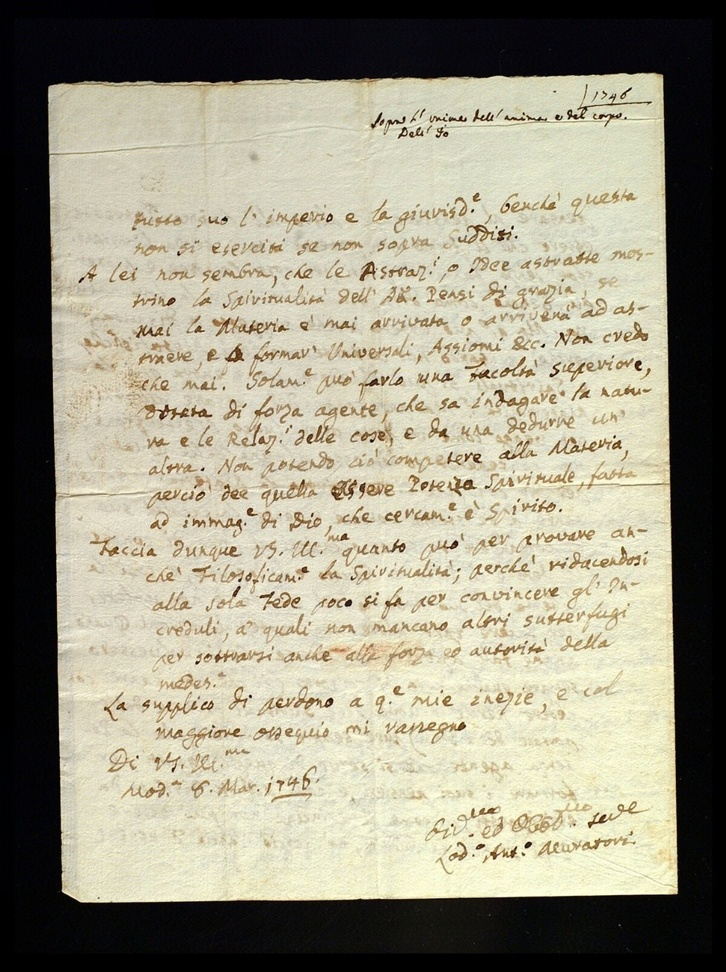
#> input picture paper/113.jpg, 726 x 972 px, shrunk from 955 x 1280 before the run, found by its file name
$ python combine.py
#> lines starting #> are read from the running program, lines starting #| are printed output that depends on the picture
import cv2
import numpy as np
import matplotlib.pyplot as plt
# Load an image
image = cv2.imread('D:/project on filter/paper/113.jpg')
#> image is the input picture: shape (972, 726, 3); mean B, G, R 132.3, 151.2, 155.7

blurred_image = cv2.GaussianBlur(image, (5, 5), 0)

# Calculate the sharpened image by subtracting the blurred image from the original
sharpened_image = cv2.addWeighted(image, 1.5, blurred_image, -0.7, 0)
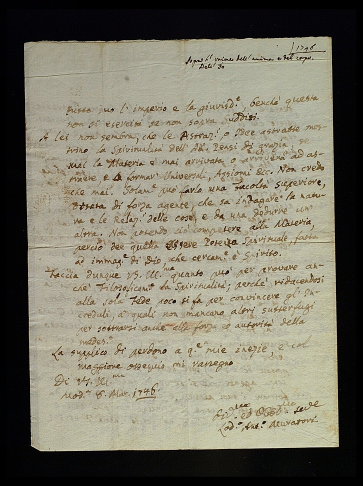
#> sharpened_image: shape (972, 726, 3) (shown at 1/2 size); mean B, G, R 106, 121.1, 124.7

# Apply Bilateral filter
blurred_image = cv2.bilateralFilter(
    sharpened_image, 15, 100, 100)  # was 65 , 65
image2 = blurred_image
# Reshape the image to a 2D array of pixels
pixels = image2.reshape((-1, 3))

# Convert to float32 for K-means clustering
pixels = np.float32(pixels)

# Define the number of clusters (segments) you want
num_clusters = 3  # was 5

# Apply K-means clustering
criteria = (cv2.TERM_CRITERIA_EPS + cv2.TERM_CRITERIA_MAX_ITER, 100, 0.2)
_, labels, centers = cv2.kmeans(
    pixels, num_clusters, None, criteria, 10, cv2.KMEANS_RANDOM_CENTERS)
#> centers = [[153.5, 174.7, 178.7], [5.03, 4.28, 4.78], [75.46, 101.7, 115.7]]

# Convert the centers back to uint8
centers = np.uint8(centers)
#> centers = [[153, 174, 178], [5, 4, 4], [75, 101, 115]]

# Assign each pixel to one of the clusters
segmented_image = centers[labels.flatten()].reshape((image.shape))
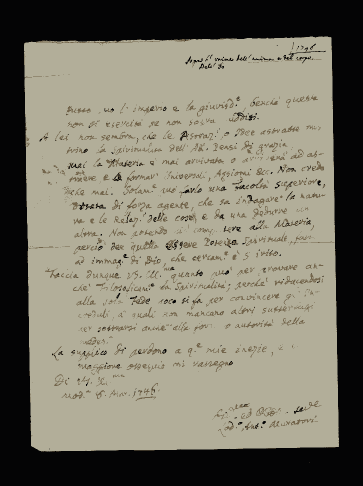
#> segmented_image: shape (972, 726, 3) (shown at 1/2 size); mean B, G, R 106.2, 121.1, 124.4
cv2.imwrite('thekmean.jpg', segmented_image )


threshold_value = 90
mask = np.where(segmented_image > threshold_value,  255, 0).astype(np.uint8)
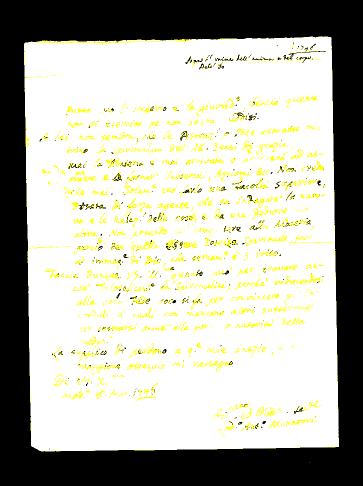
#> mask: shape (972, 726, 3) (shown at 1/2 size); mean B, G, R 168.7, 180.8, 180.8

contrast = 1.5  # was 1.5
brightness = 16  # was 10
adjusted_image = cv2.convertScaleAbs(segmented_image , alpha=contrast, beta=brightness)
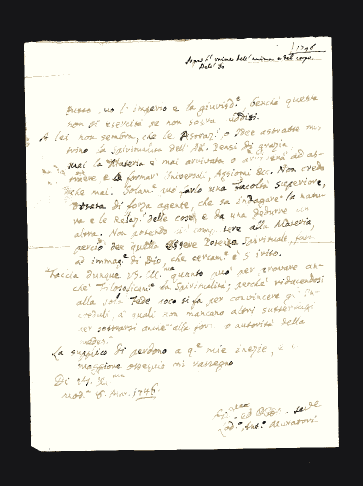
#> adjusted_image: shape (972, 726, 3) (shown at 1/2 size); mean B, G, R 175.8, 183.1, 184


# adjusted_image = cv2.convertScaleAbs(mask, alpha=contrast, beta=brightness)

blurred_image11 = cv2.GaussianBlur(mask, (5,5), 0)
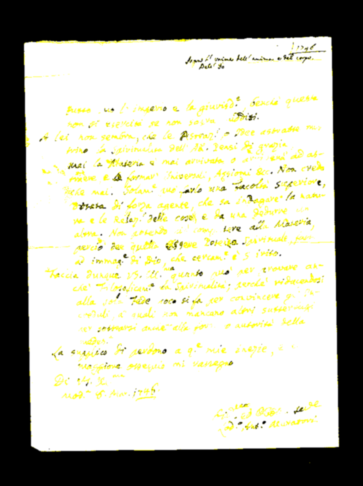
#> blurred_image11: shape (972, 726, 3) (shown at 1/2 size); mean B, G, R 168.7, 180.8, 180.8
sharpened_image11 = cv2.addWeighted(mask, 3.0, blurred_image11, -0.7,0 )
# Save the segmented image

blurred_image111 = cv2.GaussianBlur(sharpened_image11, (5,5), 0)
sharpened_image111 = cv2.addWeighted(sharpened_image11, 3.0, blurred_image111, -0.7,0 )


cv2.imwrite('113a.jpg', sharpened_image111)


display = [image, sharpened_image111]
label = ['Original Image', 'Mask']
# Save the segmented image
#cv2.imwrite('segmented_image.jpg', segmented_image)


fig = plt.figure(figsize=(12, 10))

for i in range(len(display)):
    fig.add_subplot(1, 2, i+1)
    # Convert BGR to RGB for matplotlib
    plt.imshow(cv2.cvtColor(display[i], cv2.COLOR_BGR2RGB))
    plt.title(label[i])
#> this loop made 2 passes

plt.show()
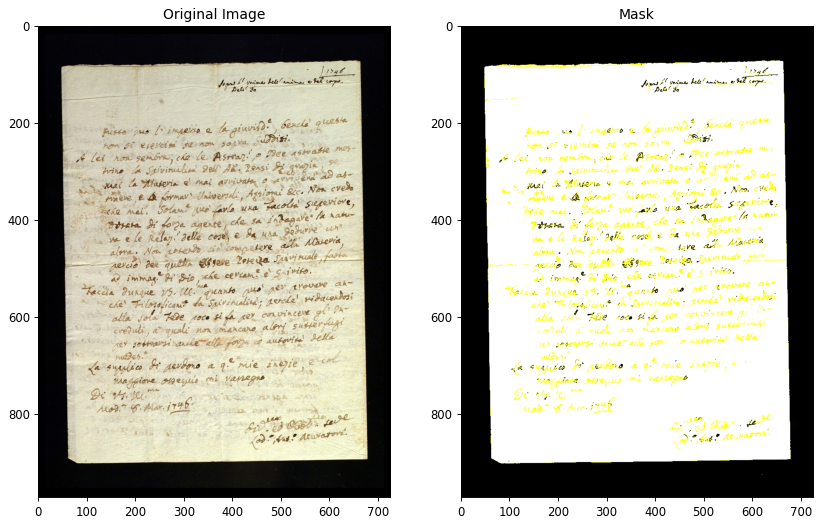
#> figure drawn by matplotlib, 2 panels


cv2.waitKey(0)
cv2.destroyAllWindows()


# [30 lines of commented-out code are left out]

$ run again, with paper/1.jpg copied over paper/113.jpg
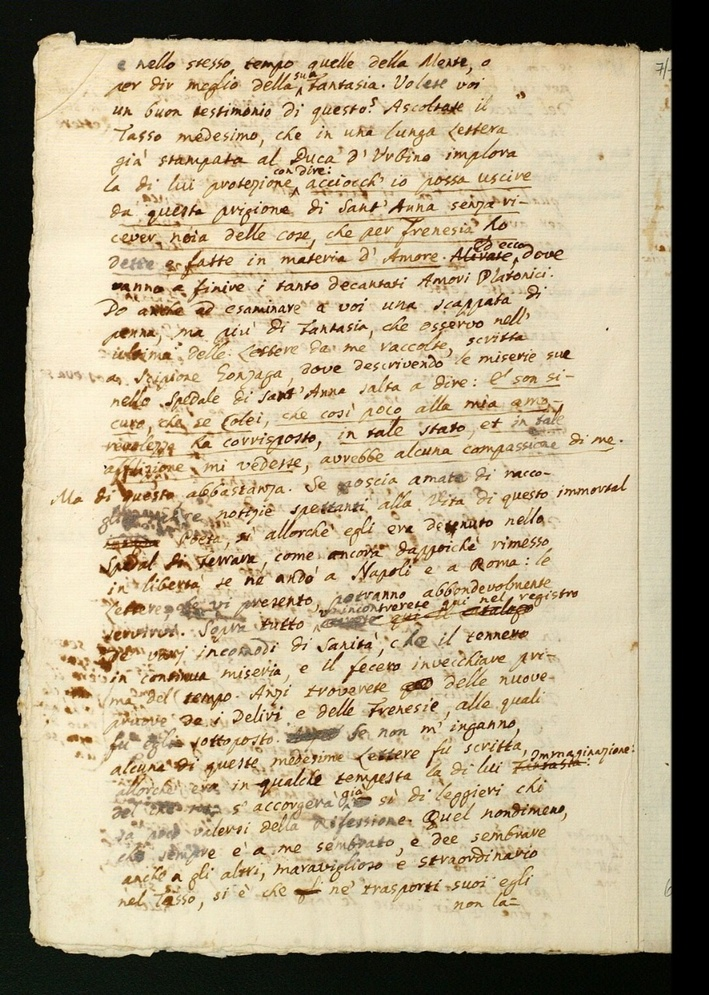
#> input picture paper/1.jpg, 709 x 995 px, shrunk from 913 x 1280 before the run, found by its file name
#> image is the input picture: shape (995, 709, 3); mean B, G, R 138.8, 167.3, 181.1
#> `sharpened_image = cv2.addWeighted(image, 1.5, blurred_image, -0.7, 0)`:
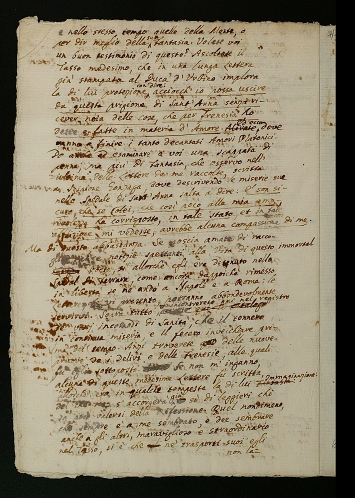
#> sharpened_image: shape (995, 709, 3) (shown at 1/2 size); mean B, G, R 111.7, 134.1, 145
#> `_, labels, centers = cv2.kmeans( pixels, num_clusters, None, criteria,..`: centers = [[59.18, 88.32, 109.7], [146.2, 172.6, 184.6], [5.98, 11.31, 13.74]]
#> `centers = np.uint8(centers)`: centers = [[59, 88, 109], [146, 172, 184], [5, 11, 13]]
#> the loop `for i in range(len(display)):` made 2 passes
#> `plt.show()`:
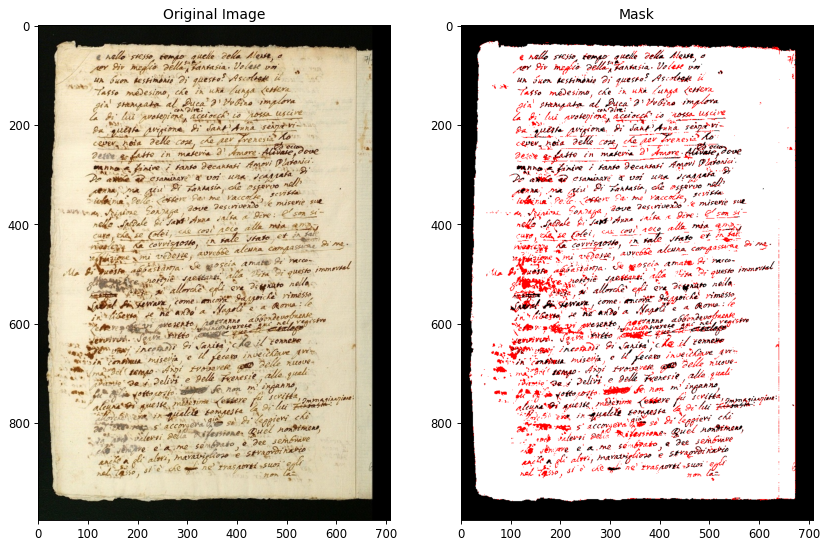
#> figure drawn by matplotlib, 2 panels

$ run again, with paper/10.jpg copied over paper/113.jpg
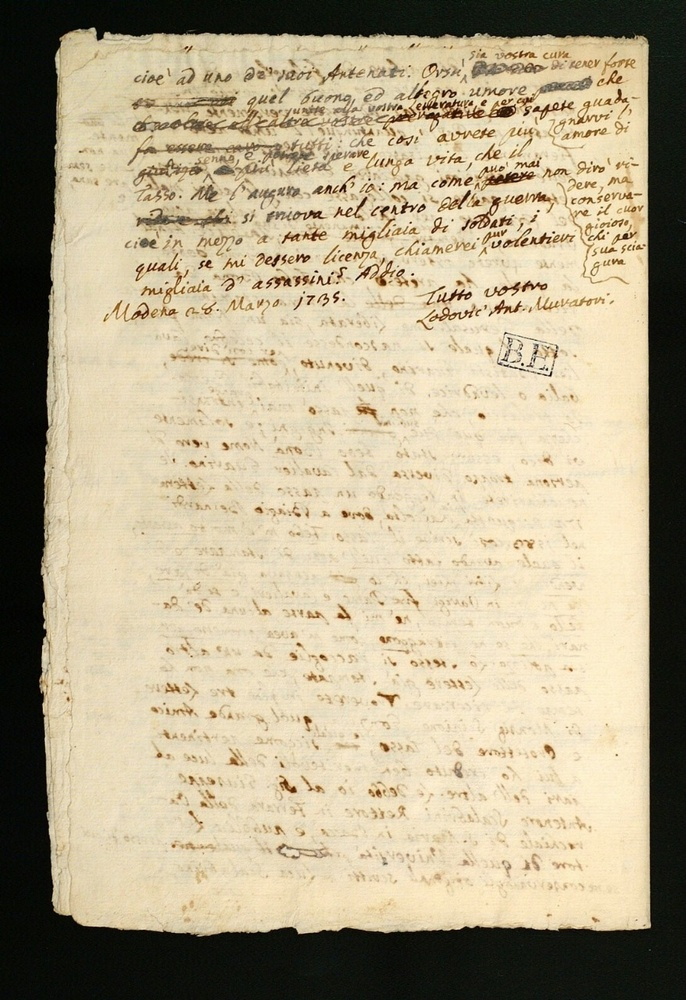
#> input picture paper/10.jpg, 686 x 1000 px, shrunk from 878 x 1280 before the run, found by its file name
#> image is the input picture: shape (1000, 686, 3); mean B, G, R 138.8, 166.7, 179
#> `sharpened_image = cv2.addWeighted(image, 1.5, blurred_image, -0.7, 0)`:
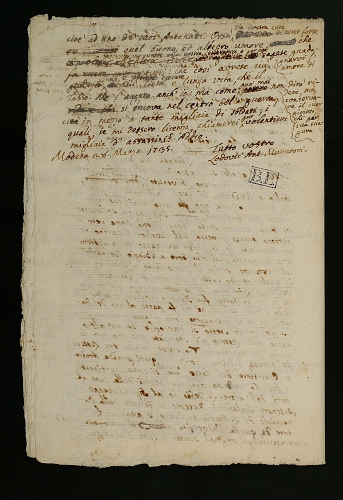
#> sharpened_image: shape (1000, 686, 3) (shown at 1/2 size); mean B, G, R 111.3, 133.4, 143.2
#> `_, labels, centers = cv2.kmeans( pixels, num_clusters, None, criteria,..`: centers = [[146.7, 174, 186.6], [67.09, 96.1, 114.2], [7.43, 12.13, 11.02]]
#> `centers = np.uint8(centers)`: centers = [[146, 173, 186], [67, 96, 114], [7, 12, 11]]
#> the loop `for i in range(len(display)):` made 2 passes
#> `plt.show()`:
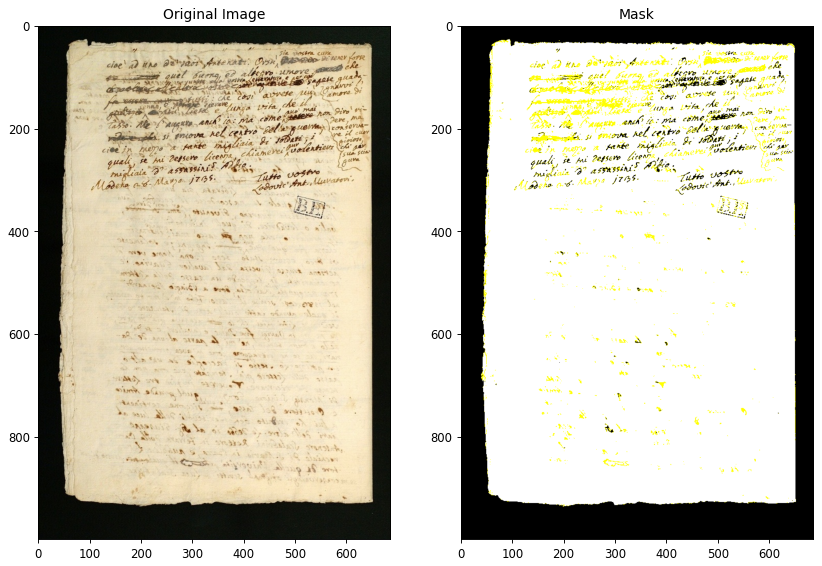
#> figure drawn by matplotlib, 2 panels
